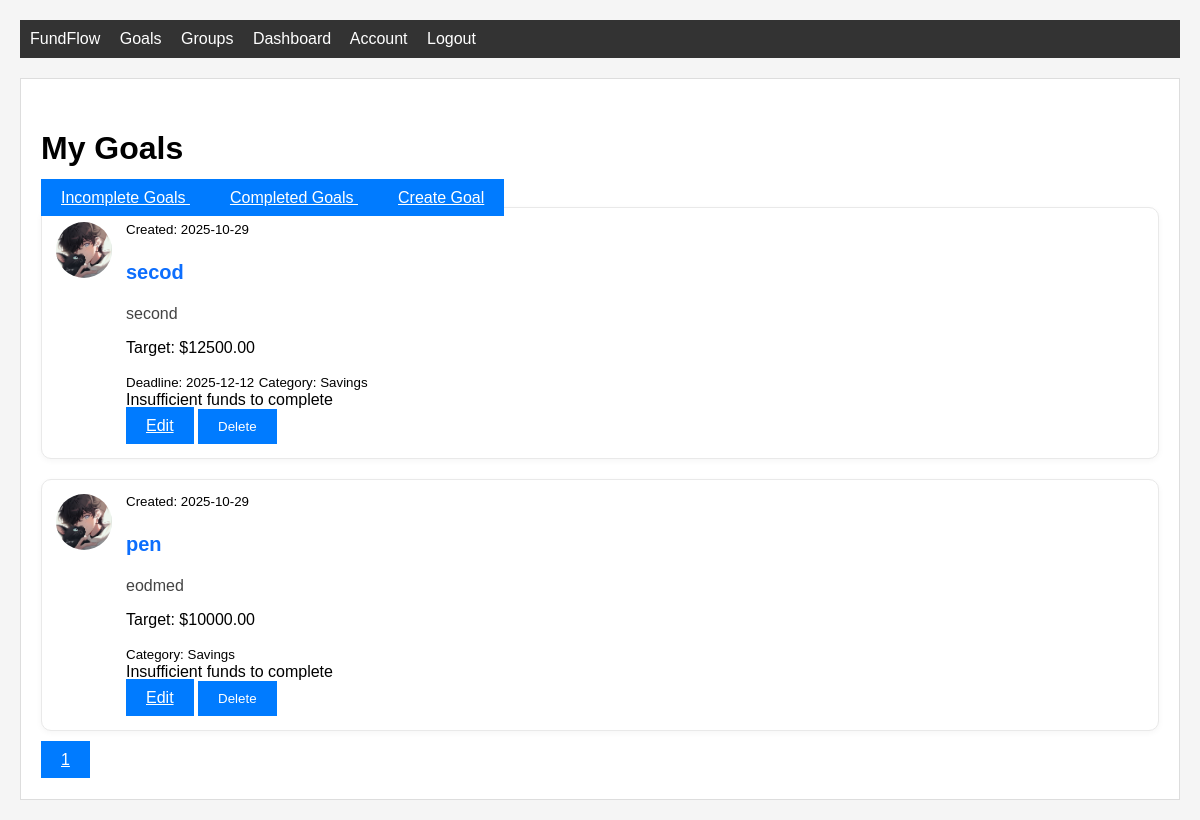
Page /goals (signed in) on the committed database.
### home/db_models.py (models this page shows, shortened)
class Goal(db.Model):
    id = db.Column(db.Integer, primary_key=True)
    title = db.Column(db.String(100), nullable=False)
    date_time = db.Column(db.DateTime, nullable=False, default=datetime.utcnow)
    description = db.Column(db.Text, nullable=False)
    url = db.Column(db.String(100), nullable=True)
    target_amount = db.Column(db.Float, nullable=False)
    deadline = db.Column(db.DateTime, nullable=True)
    category = db.Column(db.String(50), nullable=True, default='savings')
    status = db.Column(db.String(20), nullable=False, default='active')
    user_id = db.Column(db.Integer, db.ForeignKey('user.id'), nullable=False)
    __table_args__ = (
        CheckConstraint('target_amount > 0', name='check_target_amount_positive'),
    )

class User(db.Model, UserMixin):
    id = db.Column(db.Integer, primary_key=True)
    username = db.Column(db.String(20), unique=True, nullable=False)
    email = db.Column(db.String(120), unique=True, nullable=False)
    image_file = db.Column(db.String(20), nullable=False, default='default.jpg')
    password = db.Column(db.String(60), nullable=False)
    goals = db.relationship('Goal', backref='owner', lazy=True)
    savings = db.Column(db.Float, nullable=False, default=0.0)
    group_memberships = db.relationship('GroupMember', backref='user', lazy=True)
    __table_args__ = (
        CheckConstraint('savings >= 0', name='check_savings_non_negative'),
    )

### home/routes.py (the view)
@app.route("/goals")
@login_required
def goals():
    page = request.args.get('page', 1, type=int)
    status_filter = request.args.get('status', 'incomplete')
    if status_filter == 'completed':
        goals = Goal.query.filter_by(user_id=current_user.id, status='completed')\
            .order_by(Goal.date_time.desc()).paginate(page=page, per_page=5)
        analytics = analyse_user(current_user, goals, current_user.savings or 0.0)
        active_tab = 'completed'
    else:
        goals = Goal.query.filter_by(user_id=current_user.id, status='active')\
            .order_by(Goal.date_time.desc()).paginate(page=page, per_page=5)
        analytics = analyse_user(current_user, goals, current_user.savings or 0.0)
        active_tab = 'incomplete'
    return render_template("goals.html", title="My Goals", goals=goals, active_tab=active_tab, analytics=analytics)

### home/analysis.py (called while the page is built)
def _to_dataframe(transactions: Iterable[Dict]) -> Optional["pd.Series"]:
    if pd is None:
        return None
    df = pd.DataFrame(transactions)
    if df.empty:
        return pd.Series(dtype=float)
    if 'date' not in df.columns or 'amount' not in df.columns:
        raise ValueError("transactions must include 'date' and 'amount' keys")
    df['date'] = pd.to_datetime(df['date'])
    daily = df.set_index('date').sort_index()['amount'].resample('D').sum()
    return daily

def estimate_eta(remaining_amount: float, rate_per_day: Optional[float]) -> Optional[date]:
    if rate_per_day is None or rate_per_day <= 0:
        return None
    days_needed = remaining_amount / rate_per_day
    days_whole = int(days_needed) if days_needed.is_integer() else int(days_needed) + 1
    return date.today() + timedelta(days=days_whole)

def rate_breakdown(rate_per_day: Optional[float]) -> Dict[str, Optional[float]]:
    if rate_per_day is None:
        return {"per_day": None, "per_week": None, "per_month": None}
    return {
        "per_day": rate_per_day,
        "per_week": rate_per_day * 7.0,
        "per_month": rate_per_day * 30.0,
    }

def required_rate(remaining_amount: float, days: int) -> Optional[float]:
    if days <= 0:
        return None
    return remaining_amount / float(days)

def user_transactions_as_movements(user: User) -> List[Dict]:
    q = SavingChanges.query.filter_by(user_id=user.id)
    movements: List[Dict] = []
    for sc in q.order_by(SavingChanges.date_time.asc()).all():
        movements.append({
            "date": sc.date_time,
            "amount": float(sc.amount),
            "id": sc.id
        })
    return movements

### home/db_models.py (called while the page is built)
@login_manager.user_loader
def load_user(user_id):
    return User.query.get(int(user_id))

### home/templates/goals.html (shortened to what this page needs)
{% extends "layout.html" %}
{% block content %}
<div class="content-section">
    <div class="d-flex justify-content-between align-items-start mb-4">
        <div>
            <h1 class="mb-0">My Goals</h1>
            <div class="btn-group mt-2" role="group" aria-label="Goal status tabs">
                <a href="{{ url_for('goals', status='incomplete') }}"
                   class="btn {% if active_tab == 'incomplete' %}btn-primary{% else %}btn-outline-primary{% endif %}">
                    Incomplete Goals
                </a>
                <a href="{{ url_for('goals', status='completed') }}"
                   class="btn {% if active_tab == 'completed' %}btn-primary{% else %}btn-outline-primary{% endif %}">
                    Completed Goals
                </a>
                <a href="{{ url_for('new_goal') }}" class="btn btn-primary">Create Goal</a>
            </div>
        </div>
    </div>
    {% if goals.items %}
        {% for goal in goals.items %}
            <article class="media content-section {% if goal.status == 'completed' %}border-success bg-light{% endif %}">
                <img class="profile-img-small" src="{{ url_for('static', filename='profile_pics/' + goal.owner.image_file) }}">
                <div class="media-body">
                    <div class="article-metadata">
                        <small class="text-muted">Created: {{ goal.date_time.strftime('%Y-%m-%d') }}</small>
                    </div>
                    <h2><a class="article-title" href="{{ url_for('goal', goal_id=goal.id) }}">{{ goal.title }}</a></h2>
                    <p class="article-content">{{ goal.description }}</p>
                    <div class="mt-1">
                        <p class="text-muted">Target: ${{ '%.2f'|format(goal.target_amount) }}</p>
                        {% if goal.deadline %}
                            <small class="text-muted ml-3">Deadline: {{ goal.deadline.strftime('%Y-%m-%d') }}</small>
                        {% endif %}
                        {% if goal.category %}
                            <small class="text-muted ml-3">Category: {{ goal.category.title() }}</small>
                        {% endif %}
                    </div>
                    <div class="mt-3">
                        {% if goal.status != 'completed' and current_user.savings >= goal.target_amount %}
                            <form method="POST" action="{{ url_for('complete_goal', goal_id=goal.id) }}" style="display: inline;">
                                <button type="submit" class="btn btn-success btn-sm">Complete & Spend ${{ '%.2f'|format(goal.target_amount) }}</button>
                            </form>
                        {% elif goal.status == 'completed' %}
                            <span class="text-success fw-bold">✓ Goal completed on {{ goal.date_time.strftime('%Y-%m-%d') }}</span>
                        {% elif current_user.savings < goal.target_amount %}
                            <span class="text-warning">Insufficient funds to complete</span>
                        {% endif %}
                        <div class="d-flex gap-2 flex-wrap mt-2 mb-2">
                            <a class="btn btn-secondary btn-sm" href="{{ url_for('update_goal', goal_id=goal.id) }}">Edit</a>
                            <form method="POST" action="{{ url_for('delete_goal', goal_id=goal.id) }}" style="display: inline;">
                                <button type="submit" class="btn btn-danger btn-sm" onclick="return confirm('Are you sure you want to delete this goal?')">Delete</button>
                            </form>
                        </div>
                    </div>
                </div>
            </article>
        {% endfor %}
        <div class="text-center my-4">
        {% for page_num in goals.iter_pages(left_edge=1, right_edge=1, left_current=1, right_current=2) %}
            {% if page_num %}
                {% if goals.page == page_num %}
                    <a class="btn btn-info mx-1" href="{{ url_for('goals', status=active_tab, page=page_num) }}">{{ page_num }}</a>
                {% else %}
                    <a class="btn btn-outline-info mx-1" href="{{ url_for('goals', status=active_tab, page=page_num) }}">{{ page_num }}</a>
                {% endif %}
            {% else %}
                <span class="mx-2">&hellip;</span>
            {% endif %}
        {% endfor %}
        </div>
    {% endif %}
</div>
{% endblock %}

### home/templates/layout.html (shortened to what this page needs)
<!DOCTYPE html>
<html>
<head>
    <link rel="stylesheet" type="text/css" href="{{ url_for('static', filename='main.css') }}">
</head>
<body class="{{ session.get('theme', 'light') }}-theme">
    <div class="container">
        <nav class="navbar">
            <a href="/">FundFlow</a>
            {% if current_user.is_authenticated %}
                <a href="/goals">Goals</a>
                <a href="/groups">Groups</a>
                <a href="/dashboard">Dashboard</a>
                <a href="/account">Account</a>
                <a href="/logout">Logout</a>
            {% else %}
                <a href="/login">Login</a>
                <a href="/register">Register</a>
            {% endif %}
        </nav>
        <main class="content">
            {% block content %}{% endblock %}
        </main>
    </div>
</body>
</html>

### home/static/main.css (style rules this page uses)
body { font-family: Arial, sans-serif; margin: 20px; background-color: #f5f5f5; transition: background-color 0.3s ease, color 0.3s ease; }
body.light-theme { background-color: #f5f5f5; color: #000000; }
body.light-theme .content { background-color: white; border: 1px solid #ddd; }
body.light-theme .navbar { background-color: #333; color: white; }
.container { max-width: 1200px; margin: 0 auto; }
.navbar { background-color: #333; color: white; padding: 10px; margin-bottom: 20px; }
.navbar a { color: white; text-decoration: none; margin-right: 15px; }
.content { background-color: white; padding: 20px; border: 1px solid #ddd; transition: background-color 0.3s ease, border-color 0.3s ease; }
.btn { padding: 10px 20px; background-color: #007bff; color: white; border: none; cursor: pointer; }
.profile-img-small { height: 32px; width: 32px; border-radius: 50%; margin-right: 8px; vertical-align: middle; }
.media { display: flex; align-items: center; margin-bottom: 20px; }
.media-body { flex: 1; }
.content-section { padding: 10px 0; }
article.media.content-section { background: #ffffff; border-radius: 10px; padding: 14px; box-shadow: 0 2px 6px rgba(0,0,0,0.04); border: 1px solid #e9e9e9; align-items: flex-start; }
article.media.content-section + article.media.content-section { margin-top: 12px; }
article.media.content-section .profile-img-small { height: 56px; width: 56px; margin-right: 14px; }
.article-metadata { margin-bottom: 6px; display: flex; gap: 8px; align-items: center; }
.article-title { font-size: 1.25rem; font-weight: 700; color: #0d6efd; text-decoration: none; }
.article-content { color: #444; margin-top: 6px; margin-bottom: 8px; }

### rows in the picture
Goal: image_file (placeholder picture), date_time "2025-10-29", title "secod", description "second", target_amount "12500.00", deadline "2025-12-12", category "Savings", status "Insufficient funds to complete"
Goal: image_file (placeholder picture), date_time "2025-10-29", title "pen", description "eodmed", target_amount "10000.00", category "Savings", status "Insufficient funds to complete"

### other values in the picture
{{ page_num }} "1"
